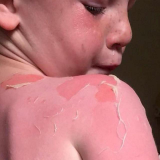
#> input picture First_Degree/0274_jpg.rf.e4a2fff0443e8bf5c61f6bfbcc187e8f.jpg, 160 x 160 px, found by its file name; its folder holds only this picture in this run
$ python cbcr_extraction.py
#> lines starting #> are read from the running program, lines starting #| are printed output that depends on the picture
### feauture_extraction/hsv.py
import os
import cv2 as cv
import numpy as np
from matplotlib import pyplot as plt


def normalize(channel):
    return (channel - np.min(channel)) / (np.max(channel) - np.min(channel)) if np.max(channel) - np.min(channel) != 0 else 0

# [39 lines left out: functions get_hsv_features, plot, not called in this run]
#            feature_data.append(data)
#            x_axis.append(index + 1)
"""
    # Transpose so that each feature is in a separate list
    feature_data = np.array(feature_data).T

    x = np.arange(len(x_axis))  # X-axis positions

    # Create subplots for each pair of features (e.g., Hue Mean and Hue Std, Saturation Mean and Saturation Std, etc.)
    num_features = len(labels["hsv"])
    num_pairs = num_features // 2

    # Loop through each feature pair and plot them on separate figures
    for i in range(num_pairs):
        fig, ax = plt.subplots(figsize=(12, 6))

        # Plot the feature pair (e.g., Hue Mean and Hue Std)
        ax.bar(x - 0.2, feature_data[2*i], 0.4, label=labels["hsv"][2*i], color=colors["hsv"][0])
        ax.bar(x + 0.2, feature_data[2*i + 1], 0.4, label=labels["hsv"][2*i + 1], color=colors["hsv"][1])

        # Set axis labels and title for each plot
        ax.set_xticks(x)
        ax.set_xticklabels(x_axis, rotation=45, fontsize=10)
        ax.set_xlabel('Image Index')
        ax.set_ylabel('Feature Value')
        ax.set_title(f'{labels["hsv"][2*i]} and {labels["hsv"][2*i + 1]} for Images {folder_index + 1}.Degree')
        ax.legend()

        plt.tight_layout()
        plt.show() """

# [4 lines left out: function main, not called in this run]

# [2 lines that do not run on import are left out]

### feauture_extraction/cbcr_extraction.py
import os
import cv2 as cv
import numpy as np
from hsv import normalize

def get_features(img):

    data = []
    y, cr, cb = cv.split(img)
    mask = ~((y == 255) & (cr == 128) & (cb == 128))
    y_valid, cr_valid, cb_valid = y[mask], cr[mask], cb[mask]
    y_valid_mean, y_valid_std = np.mean(normalize(y_valid), dtype=np.float64), np.std(normalize(y_valid), dtype=np.float64)
    cb_valid_mean, cb_valid_std = np.mean(normalize(cb_valid), dtype=np.float64), np.std(normalize(cb_valid), dtype=np.float64)
    cr_valid_mean, cr_valid_std = np.mean(normalize(cr_valid), dtype=np.float64), np.std(normalize(cr_valid), dtype=np.float64)
    data.extend([y_valid_mean, y_valid_std, cr_valid_mean, cr_valid_std, cb_valid_mean, cb_valid_std])
    return data

def save_features(folder_index, data):
    folders = ['../Dataset_Test_Eren/Graphs/YCrCb/Y', '../Dataset_Test_Eren/Graphs/YCrCb/Cr', '../Dataset_Test_Eren/Graphs/YCrCb/Cb']
    text_files = ['FirstDegreeStatistics.txt', 'SecondDegreeStatistics.txt', 'ThirdDegreeStatistics.txt']
    for index, folder in enumerate(folders):
        if index == 0:
            with open(os.path.join(folder, text_files[folder_index]), 'a') as f:
                f.write(f'Degree: {folder_index + 1}, Y Mean: {data[0]:.2f}, Y Std: {data[1]:.2f}\n')
        elif index == 1:
            with open(os.path.join(folder, text_files[folder_index]), 'a') as f:
                f.write(f'Degree: {folder_index + 1}, Cr Mean: {data[2]:.2f}, Cr Std: {data[3]:.2f}\n')
        elif index == 2:
            with open(os.path.join(folder, text_files[folder_index]), 'a') as f:
                f.write(f'Degree: {folder_index + 1}, Cb Mean: {data[4]:.2f}, Cb Std: {data[5]:.2f}\n')

def process_images(folder_index, folder_path):

    for filename in os.listdir(folder_path):
        if filename.endswith(".jpg") or filename.endswith(".png"):
            image_path = os.path.join(folder_path, filename)
            img = cv.imread(image_path, cv.COLOR_BGR2YCrCb)
            datas = get_features(img)
            save_features(folder_index, datas)

def main():
    folder_paths = ['../new_final_preprocessed_data_set/first_degree', '../new_final_preprocessed_data_set/second_degree', '../new_final_preprocessed_data_set/third_degree']
    for index, folder_path in enumerate(folder_paths):
        process_images(index, folder_path)
#> in process_images, img is the input picture: shape (160, 160, 3); mean B, G, R 116.6, 114.4, 179.7
#> in get_features, `y, cr, cb = cv.split(img)`:
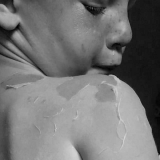
#> y: shape (160, 160); min 2, max 214, mean 116.6
#> in get_features, `y, cr, cb = cv.split(img)`:
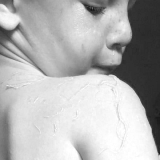
#> cb: shape (160, 160); min 20, max 255, mean 179.7
#> in get_features, `mask = ~((y == 255) & (cr == 128) & (cb == 128))`: mask: shape (160, 160) bool; every value is 1
#> in get_features, `y_valid_mean, y_valid_std = np.mean(normalize(y_valid), dtype=np.float..`: y_valid_mean = 0.541; y_valid_std = 0.246
#> in get_features, `cb_valid_mean, cb_valid_std = np.mean(normalize(cb_valid), dtype=np.fl..`: cb_valid_mean = 0.68; cb_valid_std = 0.291
#> in get_features, `cr_valid_mean, cr_valid_std = np.mean(normalize(cr_valid), dtype=np.fl..`: cr_valid_mean = 0.527; cr_valid_std = 0.212
#> in process_images, `datas = get_features(img)`: datas = [0.541, 0.246, 0.527, 0.212, 0.68, 0.291]


if __name__ == "__main__":
#> (the run stopped early here; a loop or call above may not have finished)
